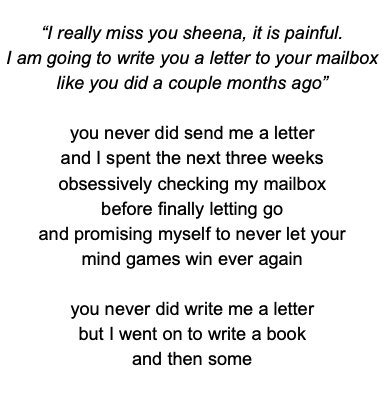
#> input picture sc.png, 386 x 405 px
$ python poemtok_styled_text.py sc.png sc.png
#> lines starting #> are read from the running program, lines starting #| are printed output that depends on the picture
#!/usr/bin/env python3
"""
PoemTok Styled Text
------------------
Creates TikTok-style videos from screenshots with white text on a
semi-transparent black background.
"""

import os
import sys
import argparse
import subprocess
import tempfile
from PIL import Image, ImageOps, ImageEnhance, ImageFilter

def process_image_to_white_text(image_path, output_path=None,
                               bg_opacity=0.7, contrast=2.0, threshold=180):
    """
    Process an image to have white text on a semi-transparent black background.

    Args:
        image_path: Path to the input image
        output_path: Path to save the processed image (if None, uses a temp file)
        bg_opacity: Opacity of the background (0-1)
        contrast: Contrast enhancement factor
        threshold: Threshold for text detection (0-255)

    Returns:
        Path to the processed image
    """
#> called with image_path = 'sc.png', bg_opacity = 0.7, contrast = 2, threshold = 180
    print(f"Processing image to create white text on semi-transparent background...")

    # Open the image
    image = Image.open(image_path)
#> image is the input picture: PIL image 386x405 RGBA; mean R, G, B, A 234.2, 234.2, 234.2, 255

    # Convert to grayscale
    gray_image = image.convert("L")

    # Enhance contrast to make text stand out
    enhancer = ImageEnhance.Contrast(gray_image)
    high_contrast = enhancer.enhance(contrast)
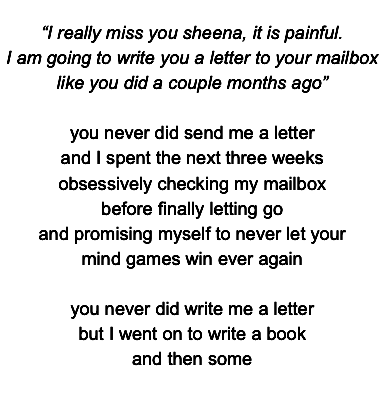
#> high_contrast: PIL image 386x405 L; min 0, max 255, mean 229.4

    # Create a new image with an alpha channel (RGBA)
    processed = Image.new("RGBA", high_contrast.size, (0, 0, 0, 0))
#> processed: PIL image 386x405 RGBA; every value is 0

    # Calculate alpha value for background
    bg_alpha = int(255 * bg_opacity)

    # Process the image to create white text on semi-transparent black background
    for y in range(high_contrast.height):
        for x in range(high_contrast.width):
            pixel = high_contrast.getpixel((x, y))
            if pixel > threshold:  # If the pixel is bright (text)
                processed.putpixel((x, y), (255, 255, 255, 255))  # White, fully opaque
            else:  # Background
                processed.putpixel((x, y), (0, 0, 0, bg_alpha))  # Black, semi-transparent
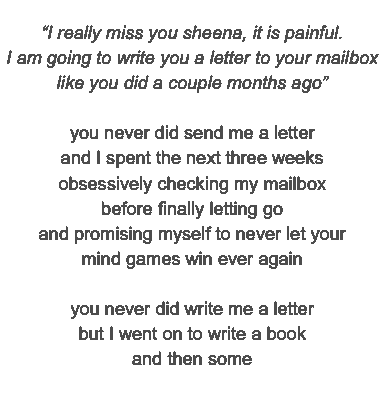
#> processed: PIL image 386x405 RGBA; mean R, G, B, A 227.3, 227.3, 227.3, 246.6; transparent parts drawn white

    # Save the processed image
    if output_path is None:
        temp_dir = tempfile.mkdtemp()
        output_path = os.path.join(temp_dir, f"processed_{os.path.basename(image_path)}")

    processed.save(output_path, "PNG")
    print(f"Saved processed image to {output_path}")

    return output_path

def create_video_with_styled_text(image_path, video_path, output_path,
                                 duration=5, scale=0.6, bg_opacity=0.7,
                                 contrast=2.0, threshold=180):
    """
    Create a video with styled text overlay (white text on semi-transparent black).

    Args:
        image_path: Path to the image
        video_path: Path to the background video
        output_path: Path to save the output video
        duration: Duration of the video in seconds
        scale: Scale factor for the image (0-1)
        bg_opacity: Opacity of the background (0-1)
        contrast: Contrast enhancement factor
        threshold: Threshold for text detection (0-255)

    Returns:
        Path to the created video
    """
    # Create output directory if it doesn't exist
    os.makedirs(os.path.dirname(output_path), exist_ok=True)

    # Process the image to have white text on semi-transparent black background
    processed_image = process_image_to_white_text(
        image_path,
        bg_opacity=bg_opacity,
        contrast=contrast,
        threshold=threshold
    )

    # Create the video using ffmpeg
    print(f"Creating video with styled text overlay...")

    command = [
        "ffmpeg", "-y",
        "-i", video_path,
        "-i", processed_image,
        "-filter_complex", (
            f"[0:v]trim=0:{duration},setpts=PTS-STARTPTS[bg];"
            f"[1:v]scale=iw*{scale}:-1[scaled];"
            f"[bg][scaled]overlay=(W-w)/2:(H-h)/2:shortest=1[out]"
        ),
        "-map", "[out]",
        "-map", "0:a?",  # Include audio if available
        "-c:v", "libx264",
        "-c:a", "aac",   # Audio codec
        "-shortest",     # End when shortest input ends
        "-t", str(duration),
        output_path
    ]

    try:
        subprocess.run(command, check=True, stdout=subprocess.PIPE, stderr=subprocess.PIPE)
#> (this line was passed over: subprocess is not available in this run)
        print(f"Created video: {output_path}")

        # Verify the video was created properly
        verify_command = ["ffprobe", "-v", "error", "-show_entries", "format=duration", "-of", "default=noprint_wrappers=1:nokey=1", output_path]
        verify_result = subprocess.run(verify_command, check=True, stdout=subprocess.PIPE, stderr=subprocess.PIPE)
        duration_str = verify_result.stdout.decode('utf-8').strip()

        try:
            actual_duration = float(duration_str)
            print(f"Video duration: {actual_duration:.2f} seconds")
        except ValueError:
            print(f"Could not verify duration: {duration_str}")
            # Try alternative method if needed
            return create_video_direct(processed_image, video_path, output_path, duration, scale)

        return output_path
    except subprocess.CalledProcessError as e:
        print(f"Error creating video: {e}")
        # Try alternative method
        return create_video_direct(processed_image, video_path, output_path, duration, scale)

def create_video_direct(image_path, video_path, output_path, duration=5, scale=0.6):
    """
    Direct method to create a video with an image overlay.

    Args:
        image_path: Path to the image
        video_path: Path to the background video
        output_path: Path to save the output video
        duration: Duration of the video in seconds
        scale: Scale factor for the image (0-1)

    Returns:
        Path to the created video
    """
    print(f"Using direct method...")

    # Simple overlay without complex filters
    command = [
        "ffmpeg", "-y",
        "-i", video_path,
        "-i", image_path,
        "-filter_complex", (
            f"[1:v]scale=iw*{scale}:-1[scaled];"
            f"[0:v][scaled]overlay=(W-w)/2:(H-h)/2:enable='between(t,0,{duration})'"
        ),
        "-c:v", "libx264",
        "-c:a", "copy",
        "-t", str(duration),
        output_path
    ]

    try:
        subprocess.run(command, check=True, stdout=subprocess.PIPE, stderr=subprocess.PIPE)
        print(f"Created video using direct method: {output_path}")
        return output_path
    except subprocess.CalledProcessError as e:
        print(f"Error with direct method: {e}")
        return None

def main():
    parser = argparse.ArgumentParser(description="Create videos with styled text (white on semi-transparent black)")
    parser.add_argument("image_path", help="Path to the image file")
    parser.add_argument("video_path", help="Path to the background video")
    parser.add_argument("--output", "-o", default="output/styled_text.mp4", help="Output video path")
    parser.add_argument("--duration", "-d", type=int, default=5, help="Duration of the video in seconds")
    parser.add_argument("--scale", "-s", type=float, default=0.6, help="Scale factor for the image (0-1)")
    parser.add_argument("--bg-opacity", "-a", type=float, default=0.7, help="Opacity of the background (0-1)")
    parser.add_argument("--contrast", "-c", type=float, default=2.0, help="Contrast enhancement factor")
    parser.add_argument("--threshold", "-t", type=int, default=180, help="Threshold for text detection (0-255)")

    args = parser.parse_args()

    # Create the video with styled text
    create_video_with_styled_text(
        args.image_path,
        args.video_path,
        args.output,
        duration=args.duration,
        scale=args.scale,
        bg_opacity=args.bg_opacity,
        contrast=args.contrast,
        threshold=args.threshold
    )
#> (the call stopped at in create_video_with_styled_text, `verify_result = subprocess.run(verify_command, check=True, stdout=subp..`: subprocess is not available in this run)

if __name__ == "__main__":
    main()
